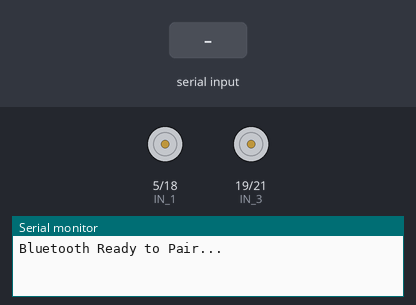
Bench run of a sketch on a simulated ESP32. Shown: motor-driver pin pairs drawn as motors (green arrow = first pin HIGH = forward, orange = second pin HIGH = backward, longer = more drive), the last lines printed to the serial monitor. Inputs (shaded band) come from the test bench. Nothing arrives over Bluetooth unless stated.

Above: at 1.2 s.
1.3 s: "F" received over the second serial link
At 1.6 s:
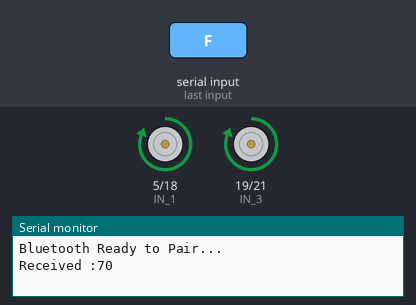
2.8 s: "B" received over the second serial link
At 4.0 s:
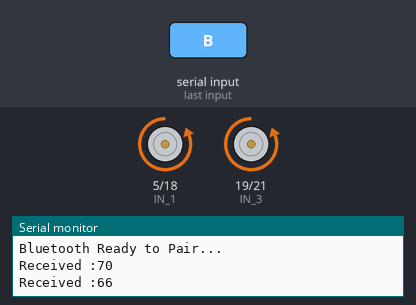
4.3 s: "L" received over the second serial link
At 5.1 s:
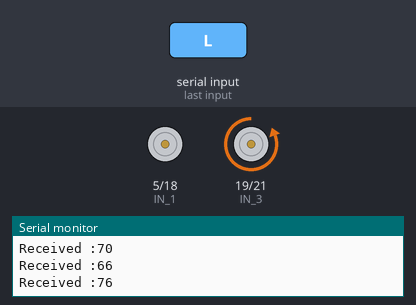
5.8 s: "R" received over the second serial link
At 6.3 s:
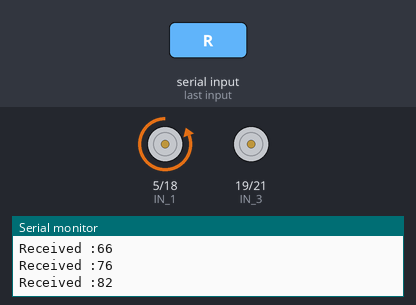
7.3 s: "S" received over the second serial link
At 8.6 s:
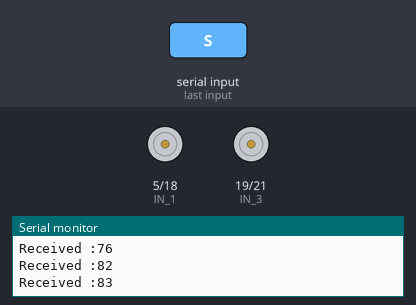
Timing chart, 0 to 9.8 s (numbered marks = the images above; inputs shaded):
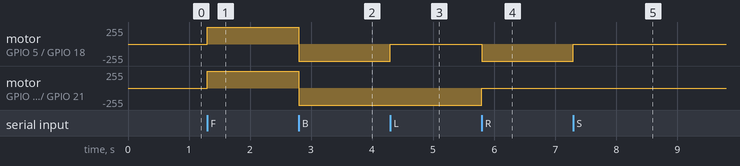

Measured:
- after the input at 1.3 s, motor on GPIO 5 (IN_1) / GPIO 18 (IN_2), motor on GPIO 19 (IN_3) / GPIO 21 (IN_4): stopped → forward 255/255 at once
- after the input at 2.8 s, motor on GPIO 5 (IN_1) / GPIO 18 (IN_2), motor on GPIO 19 (IN_3) / GPIO 21 (IN_4): forward 255/255 → backward 255/255 at once
- after the input at 4.3 s, motor on GPIO 5 (IN_1) / GPIO 18 (IN_2): backward 255/255 → stopped at once
- after the input at 5.8 s, motor on GPIO 5 (IN_1) / GPIO 18 (IN_2): stopped → backward 255/255 at once; motor on GPIO 19 (IN_3) / GPIO 21 (IN_4): backward 255/255 → stopped at once
- after the input at 7.3 s, motor on GPIO 5 (IN_1) / GPIO 18 (IN_2): backward 255/255 → stopped at once

The sketch:

Autonomous_Car_and_Driving_Car.ino
```cpp
#include <BluetoothSerial.h>
#include "Drive.h"

BluetoothSerial ESP_BT;

int command;

void setup() {
  drive::setup();

  Serial.begin(9600);
  ESP_BT.begin("ESP32_Motor_Control");
  Serial.println("Bluetooth Ready to Pair...");
}

void loop() {
  command = 0;
  if (ESP_BT.available()) {
    command = ESP_BT.read();
    Serial.print("Received :");
    Serial.println(command);

    if (command == 70)
    {
      drive::forward();
    }
    if (command == 66)
    {
      drive::backward();
    }
    if (command == 76)
    {
      drive::turn_left();
    }
    if (command == 82)
    {
      drive::turn_right();
    }
    if (command == 83) {
      drive::stop();
    }
  }
}
```

Drive.h
```cpp
namespace drive {
int IN_1 = 5; // Kanan
int IN_2 = 18; // Kanan
int IN_3 = 19; // Kiri
int IN_4 = 21; // Kiri

void setup () {
  pinMode(IN_1, OUTPUT);
  pinMode(IN_2, OUTPUT);
  pinMode(IN_3, OUTPUT);
  pinMode(IN_4, OUTPUT);
}

void turn_right() {
  digitalWrite(IN_1, LOW);
  digitalWrite(IN_2, HIGH);
  digitalWrite(IN_3, LOW);
  digitalWrite(IN_4, LOW);
}

void turn_left() {
  digitalWrite(IN_1, LOW);
  digitalWrite(IN_2, LOW);
  digitalWrite(IN_3, LOW);
  digitalWrite(IN_4, HIGH);
}

void forward() {
  digitalWrite(IN_1, HIGH);
  digitalWrite(IN_2, LOW);
  digitalWrite(IN_3, HIGH);
  digitalWrite(IN_4, LOW);
}

void backward() {
  digitalWrite(IN_1, LOW);
  digitalWrite(IN_2, HIGH);
  digitalWrite(IN_3, LOW);
  digitalWrite(IN_4, HIGH);
}
void stop() {
  digitalWrite(IN_1, LOW);
  digitalWrite(IN_2, LOW);
  digitalWrite(IN_3, LOW);
  digitalWrite(IN_4, LOW);
}
}
```
